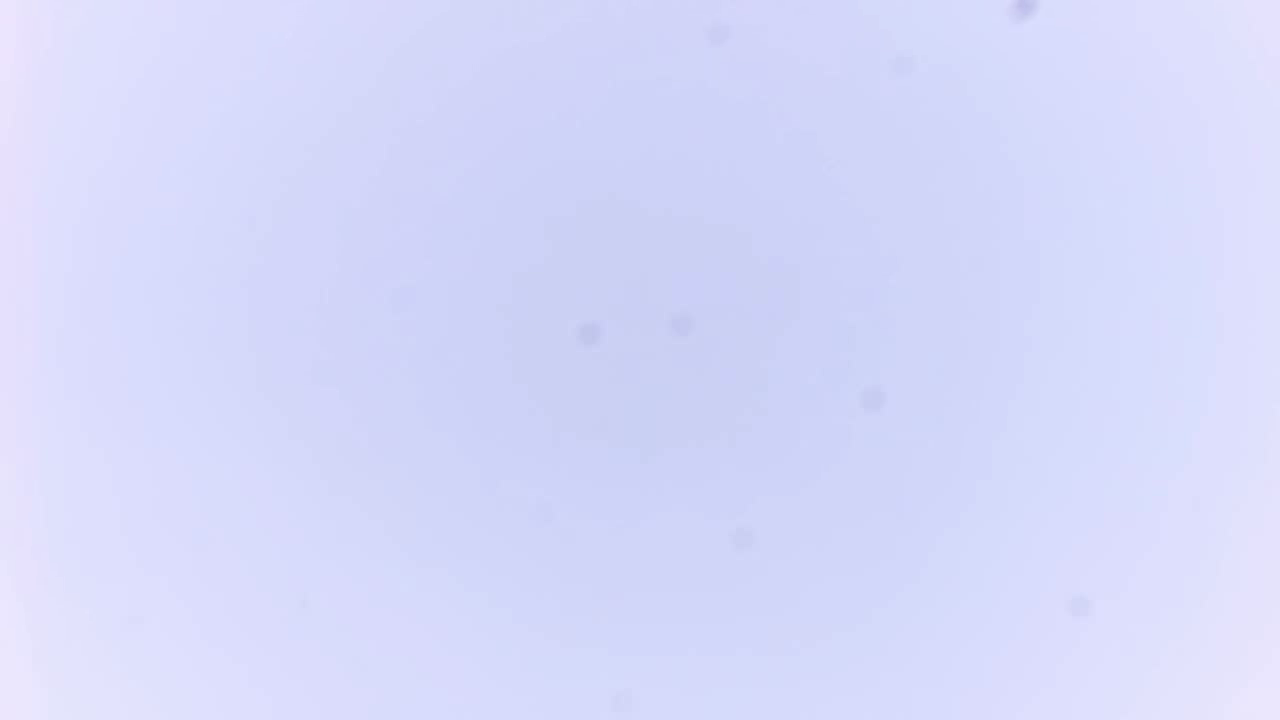
#> input picture frame 100 of dev_tests/detectTest.mp4, 1280 x 720 px, given in place of cam0, which was not available
$ python websocket_blob_follower.py
#> lines starting #> are read from the running program, lines starting #| are printed output that depends on the picture; pictures that were not available may be replaced by others from this repository, and a replacement may not be noted
#!/usr/bin/env python3
"""
WebSocket-based blob follower for RTSP streams with pan/tilt control.
Supports both blob detection and MOSSE tracking methods.

Usage:
  python websocket_blob_follower.py --rtsp-url rtsp://camera:554/stream
  python websocket_blob_follower.py --rtsp-url rtsp://camera:554/stream --detection-method mosse
"""

import cv2
import numpy as np
import threading
import time
import argparse
import json

# Try to import websocket library with fallback
try:
    import websocket
    WEBSOCKET_AVAILABLE = True
except ImportError:
    print("Warning: websocket-client library not found. Install with: pip install websocket-client")
    print("WebSocket functionality will be disabled.")
    WEBSOCKET_AVAILABLE = False

class WebSocketPanTiltController:
    """Manages WebSocket connection for pan/tilt control."""

    def __init__(self, websocket_url):
        if not WEBSOCKET_AVAILABLE:
            print("WebSocket functionality disabled - library not available")
            self.websocket_url = None
            self.websocket = None
            self.connected = False
            self.lock = threading.Lock()
            self.should_reconnect = False
            return

        self.websocket_url = websocket_url
        self.websocket = None
        self.connected = False
        self.lock = threading.Lock()
        self.should_reconnect = True
        self.reconnect_delay = 1.0  # Start with 1 second delay
        self.max_reconnect_delay = 30.0  # Max 30 second delay

        # Start connection in background thread
        self.connection_thread = threading.Thread(target=self._connect, daemon=True)
        self.connection_thread.start()

    def _connect(self):
        """Establish WebSocket connection in background thread."""
        if not WEBSOCKET_AVAILABLE:
            return

        while self.should_reconnect:
            try:
                print(f"Attempting to connect to WebSocket at {self.websocket_url}")

                # Try to resolve the hostname first
                try:
                    import socket
                    if self.websocket_url.startswith("ws://"):
                        host = self.websocket_url[5:].split(":")[0]
                        port = int(self.websocket_url[5:].split(":")[1].split("/")[0])
                        socket.gethostbyname(host)
                        print(f"✓ Hostname resolved: {host}:{port}")
                    else:
                        print("ℹ Using direct connection")
                except Exception as e:
                    print(f"⚠ Warning: Could not resolve hostname: {e}")

                self.websocket = websocket.create_connection(self.websocket_url, timeout=5)

                with self.lock:
                    self.connected = True
                    self.reconnect_delay = 1.0  # Reset delay on successful connection

                print(f"Connected to WebSocket at {self.websocket_url}")

                # Keep connection alive and monitor health
                while self.connected and self.should_reconnect:
                    try:
                        # Send ping to keep connection alive
                        try:
                            self.websocket.ping()
                        except (BrokenPipeError, ConnectionResetError, OSError) as e:
                            print(f"Connection error during ping: {e}")
                            break

                        # Check if connection is still responsive
                        if hasattr(self.websocket, 'sock') and self.websocket.sock:
                            # Try to get socket info to check if it's still alive
                            try:
                                self.websocket.sock.getpeername()
                            except (OSError, ConnectionError, BrokenPipeError, ConnectionResetError):
                                print("WebSocket connection lost, will reconnect...")
                                break

                        time.sleep(1)

                    except (websocket.WebSocketConnectionClosedException,
                           websocket.WebSocketBadStatusException,
                           OSError, ConnectionError, BrokenPipeError, ConnectionResetError) as e:
                        print(f"WebSocket connection error: {e}")
                        break

            except websocket.WebSocketConnectionClosedException as e:
                print(f"WebSocket connection closed: {e}")
                with self.lock:
                    self.connected = False
            except websocket.WebSocketBadStatusException as e:
                print(f"WebSocket bad status: {e}")
                with self.lock:
                    self.connected = False
            except websocket.WebSocketTimeoutException as e:
                print(f"WebSocket connection timeout: {e}")
                with self.lock:
                    self.connected = False
            except OSError as e:
                if "Connection refused" in str(e):
                    print(f"Connection refused - server may not be running at {self.websocket_url}")
                elif "No route to host" in str(e):
                    print(f"No route to host - check network connectivity to {self.websocket_url}")
                else:
                    print(f"OS Error during connection: {e}")
                with self.lock:
                    self.connected = False
            except Exception as e:
                print(f"Failed to connect to WebSocket: {e}")
                with self.lock:
                    self.connected = False

            # If we get here, connection was lost or failed
            with self.lock:
                self.connected = False

            if self.websocket:
                try:
                    self.websocket.close()
                except:
                    pass
                self.websocket = None

            # Wait before reconnecting, with exponential backoff
            if self.should_reconnect:
                print(f"Reconnecting in {self.reconnect_delay:.1f} seconds...")
                time.sleep(self.reconnect_delay)
                self.reconnect_delay = min(self.reconnect_delay * 2, self.max_reconnect_delay)

    # [45 lines left out: function send_command, not called in this run]

    def is_connected(self):
        """Check if WebSocket is currently connected."""
        if not WEBSOCKET_AVAILABLE:
            return False
        with self.lock:
            return self.connected and self.websocket is not None

    def close(self):
        """Close WebSocket connection."""
        self.should_reconnect = False
        with self.lock:
            self.connected = False

        if self.websocket:
            try:
                self.websocket.close()
            except:
                pass
            self.websocket = None

class RTSPStreamProcessor:
    """Handles RTSP stream connection and frame processing."""

    def __init__(self, rtsp_url, frame_skip=2, resize_factor=0.5, buffer_size=3):
        self.rtsp_url = rtsp_url
        self.frame_skip = frame_skip
        self.resize_factor = resize_factor
        self.buffer_size = buffer_size
        self.cap = None
        self.frame_count = 0

    def connect(self):
        """Connect to RTSP stream."""
        try:
            self.cap = cv2.VideoCapture(self.rtsp_url)
            if not self.cap.isOpened():
                raise Exception(f"Could not open RTSP stream: {self.rtsp_url}")

            # Set buffer size to reduce latency
            self.cap.set(cv2.CAP_PROP_BUFFERSIZE, self.buffer_size)
            print(f"Connected to RTSP stream: {self.rtsp_url}")
            return True

        except Exception as e:
            print(f"Failed to connect to RTSP stream: {e}")
            return False

    def read_frame(self):
        """Read and process a frame from the stream."""
        if self.cap is None or not self.cap.isOpened():
            return None

        # Skip frames for performance
        for _ in range(self.frame_skip):
            self.cap.grab()

        ret, frame = self.cap.read()
#> frame is the input picture: shape (720, 1280, 3); mean B, G, R 250.1, 216.9, 213.6
        if not ret:
            return None

        self.frame_count += 1

        # Resize frame if needed
        if self.resize_factor != 1.0:
            frame = cv2.resize(frame, None,
                             fx=self.resize_factor, fy=self.resize_factor,
                             interpolation=cv2.INTER_AREA)
#> frame: shape (360, 640, 3)

        return frame

    def close(self):
        """Close RTSP connection."""
        if self.cap:
            self.cap.release()

class MoonBlobDetector:
    """Detects moon-like objects using blob detection, contours, and Hough circles."""

    def __init__(self, min_blob_area=64000, max_blob_area=80000,
                 min_circularity=0.2, min_convexity=0.8,
                 min_inertia_ratio=0.4, brightness_threshold=100):
        self.min_blob_area = min_blob_area
        self.max_blob_area = max_blob_area
        self.min_circularity = min_circularity
        self.min_convexity = min_convexity
        self.min_inertia_ratio = min_inertia_ratio
        self.brightness_threshold = brightness_threshold

        # Create blob detector
        params = cv2.SimpleBlobDetector_Params()
        params.minArea = self.min_blob_area
        params.maxArea = self.max_blob_area
        params.minCircularity = self.min_circularity
        params.minConvexity = self.min_convexity
        params.minInertiaRatio = self.min_inertia_ratio
        params.filterByColor = True
        params.blobColor = 255  # White blobs

        self.blob_detector = cv2.SimpleBlobDetector_create(params)

    def detect(self, frame):
        """Detect moon-like objects using multiple methods."""
        gray = cv2.cvtColor(frame, cv2.COLOR_BGR2GRAY)
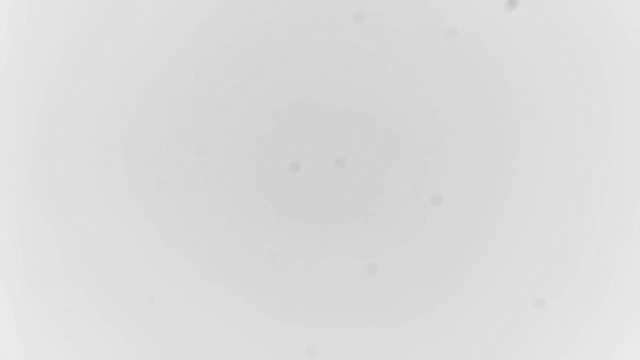
#> gray: shape (360, 640); min 196, max 235, mean 219.7

        # Method 1: Blob detection
        keypoints = self.blob_detector.detect(gray)
#> keypoints = ()
        if keypoints:
            # Get the largest blob
            largest_kp = max(keypoints, key=lambda x: x.size)
            if largest_kp.size >= self.min_blob_area:
                return (int(largest_kp.pt[0]), int(largest_kp.pt[1]),
                       int(largest_kp.size), int(largest_kp.size))

        # Method 2: Contour detection with brightness threshold
        _, thresh = cv2.threshold(gray, self.brightness_threshold, 255, cv2.THRESH_BINARY)
#> thresh: shape (360, 640); every value is 255
        contours, _ = cv2.findContours(thresh, cv2.RETR_EXTERNAL, cv2.CHAIN_APPROX_SIMPLE)
#> contours = [[[0, 0], [0, 359], [639, 359], [639, 0]]]

        best_contour = None
        best_area = 0

        for contour in contours:
            area = cv2.contourArea(contour)
            if self.min_blob_area <= area <= self.max_blob_area:
                # Check circularity
                perimeter = cv2.arcLength(contour, True)
                if perimeter > 0:
                    circularity = 4 * np.pi * area / (perimeter * perimeter)
                    if circularity >= self.min_circularity:
                        if area > best_area:
                            best_area = area
                            best_contour = contour
#> this loop made 1 pass
#> (contour, area) on pass 1: ([[0, 0], [0, 359], [639, 359], [639, 0]], 229401)
#> after the loop, best_area = 0

        if best_contour is not None:
            x, y, w, h = cv2.boundingRect(best_contour)
            return (x + w//2, y + h//2, w, h)

        # Method 3: Hough circles
        circles = cv2.HoughCircles(gray, cv2.HOUGH_GRADIENT, dp=1, minDist=50,
                                 param1=50, param2=30, minRadius=100, maxRadius=200)
#> circles = None

        if circles is not None:
            circles = np.uint16(np.around(circles))
            for circle in circles[0, :]:
                x, y, r = circle[0], circle[1], circle[2]
                area = np.pi * r * r
                if self.min_blob_area <= area <= self.max_blob_area:
                    return (x, y, r*2, r*2)

        return None

class MOSSETracker:
    """MOSSE tracker for continuous object tracking."""

    # [72 lines left out: functions __init__, create_tracker, detect_plane_bbox, detect, not called in this run]

class WebSocketBlobFollower:
    """Main class for following objects with pan/tilt control."""

    def __init__(self, rtsp_url, websocket_url="ws://frodo.local:8765",
                 frame_skip=2, resize_factor=0.5, buffer_size=3,
                 enable_pan_tilt=True, detection_method="blob"):
        self.rtsp_processor = RTSPStreamProcessor(rtsp_url, frame_skip, resize_factor, buffer_size)

        # Initialize detection method
        if detection_method == "mosse":
            self.detector = MOSSETracker()
        else:
            self.detector = MoonBlobDetector()

        self.pan_tilt_controller = None
        if enable_pan_tilt:
            self.pan_tilt_controller = WebSocketPanTiltController(websocket_url)

        # Pan/tilt control parameters
        self.center_x = None
        self.center_y = None
        self.pan_threshold = 50
        self.tilt_threshold = 50
        self.pan_speed = 1
        self.tilt_speed = 1

        # Smoothing for object center
        self.smooth_center = None
        self.smoothing_factor = 0.7

        # Performance tracking
        self.fps_counter = 0
        self.fps_start_time = time.time()
        self.current_fps = 0

    def update_fps(self):
        """Update FPS calculation."""
        self.fps_counter += 1
        if time.time() - self.fps_start_time >= 1.0:
            self.current_fps = self.fps_counter
            self.fps_counter = 0
            self.fps_start_time = time.time()

    # [51 lines left out: functions smooth_center_point, calculate_pan_tilt, not called in this run]

    def run(self):
        """Main processing loop."""
        if not self.rtsp_processor.connect():
            print("Failed to connect to RTSP stream")
            return

        print("Starting object tracking...")
        print("Press 'q' to quit, 'p' to pause")

        paused = False

        try:
            while True:
                if not paused:
                    frame = self.rtsp_processor.read_frame()
                    if frame is None:
                        print("Failed to read frame, retrying...")
                        time.sleep(0.1)
                        continue

                    # Detect object
                    detection_result = self.detector.detect(frame)
#> detection_result = None

                    if detection_result is not None:
                        if len(detection_result) == 4:  # x, y, w, h
                            x, y, w, h = detection_result
                            center = (x + w//2, y + h//2)
                        else:  # x, y
                            center = detection_result

                        # Smooth the center point
                        smooth_center = self.smooth_center_point(center)

                        # Draw detection overlay
                        if len(detection_result) == 4:
                            cv2.rectangle(frame, (x, y), (x + w, y + h), (0, 255, 0), 2)
                        cv2.circle(frame, smooth_center, 5, (0, 0, 255), -1)

                        # Calculate and send pan/tilt commands
                        self.calculate_pan_tilt(smooth_center, frame.shape)

                    # Update FPS
                    self.update_fps()

                    # Draw FPS overlay
                    cv2.putText(frame, f"FPS: {self.current_fps}", (10, 30),
                               cv2.FONT_HERSHEY_SIMPLEX, 1, (0, 255, 0), 2)

                    # Draw connection status
                    if self.pan_tilt_controller:
                        status = "Connected" if self.pan_tilt_controller.is_connected() else "Disconnected"
                        color = (0, 255, 0) if self.pan_tilt_controller.is_connected() else (0, 0, 255)
                        cv2.putText(frame, f"WebSocket: {status}", (10, 70),
                                   cv2.FONT_HERSHEY_SIMPLEX, 0.7, color, 2)
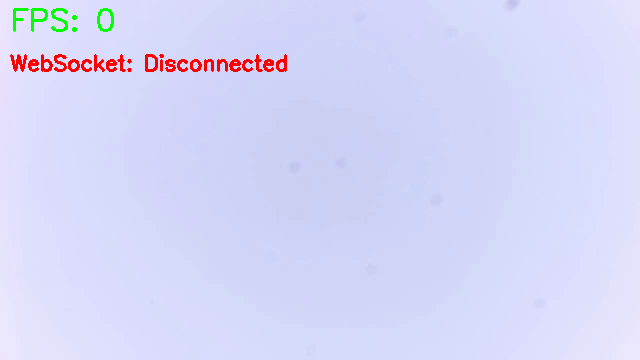
#> frame: shape (360, 640, 3); mean B, G, R 247.1, 215.1, 213.4

                    # Show frame
                    cv2.imshow("Object Tracking", frame)

                # Handle key presses
                key = cv2.waitKey(1) & 0xFF
#> (key q is pressed here)
                if key == ord('q'):
                    break
                elif key == ord('p'):
                    paused = not paused
                    print("Paused" if paused else "Resumed")

        except KeyboardInterrupt:
            print("\nInterrupted by user")

        finally:
            self.cleanup()

    def cleanup(self):
        """Clean up resources."""
        if self.pan_tilt_controller:
            self.pan_tilt_controller.close()
        self.rtsp_processor.close()
        cv2.destroyAllWindows()

def main():
    parser = argparse.ArgumentParser(description="WebSocket-based object follower for RTSP streams")
    parser.add_argument('--rtsp-url', default='rtsp://localhost:8554/cam0',
                       help='RTSP stream URL (default: rtsp://localhost:8554/cam0)')
    parser.add_argument('--websocket-url', default="ws://frodo.local:8765",
                       help='WebSocket server URL (default: ws://frodo.local:8765)')
    parser.add_argument('--frame-skip', type=int, default=2,
                       help='Number of frames to skip for performance (default: 2)')
    parser.add_argument('--resize-factor', type=float, default=0.5,
                       help='Frame resize factor for performance (default: 0.5)')
    parser.add_argument('--buffer-size', type=int, default=3,
                       help='Camera buffer size (default: 3)')
    parser.add_argument('--detection-method', choices=['blob', 'mosse'], default='blob',
                       help='Detection method: blob (default) or mosse tracker')
    parser.add_argument('--disable-pan-tilt', action='store_true',
                       help='Disable automatic pan/tilt control')

    args = parser.parse_args()

    # Check WebSocket availability
    if not WEBSOCKET_AVAILABLE and not args.disable_pan_tilt:
        print("Warning: WebSocket library not available. Pan/tilt control will be disabled.")
        args.disable_pan_tilt = True

    follower = WebSocketBlobFollower(
        rtsp_url=args.rtsp_url,
        websocket_url=args.websocket_url,
        frame_skip=args.frame_skip,
        resize_factor=args.resize_factor,
        buffer_size=args.buffer_size,
        enable_pan_tilt=not args.disable_pan_tilt,
        detection_method=args.detection_method
    )

    try:
        follower.run()
    except KeyboardInterrupt:
        print("\nInterrupted by user")
    except Exception as e:
        print(f"Error: {e}")
        import traceback
        traceback.print_exc()
    finally:
        follower.cleanup()

if __name__ == "__main__":
    main()

$ run again, starting later in the video
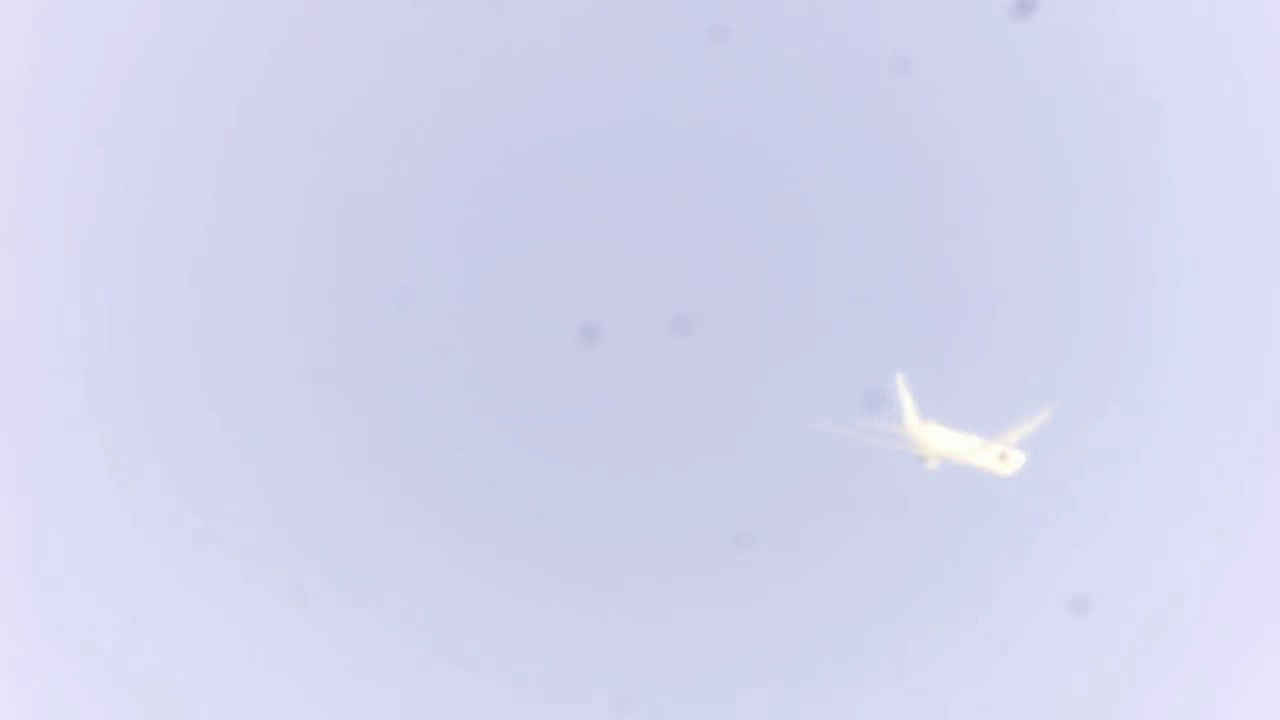
#> input picture frame 803 of dev_tests/detectTest.mp4, 1280 x 720 px, given in place of cam0, which was not available
#> in read_frame, frame is the input picture: shape (720, 1280, 3); mean B, G, R 237.9, 212.6, 210.5
#> keypoints = ()
#> thresh: shape (360, 640); every value is 255
#> contours = [[[0, 0], [0, 359], [639, 359], [639, 0]]]
#> the loop in detect, `for contour in contours:` made 1 pass
#> (contour, area) on pass 1: ([[0, 0], [0, 359], [639, 359], [639, 0]], 229401)
#> after the loop in detect, `for contour in contours:`: best_area = 0
#> circles = None
#> in run, `cv2.putText(frame, f"WebSocket: {status}", (10, 70), cv2.FONT_HERSHEY_..`:
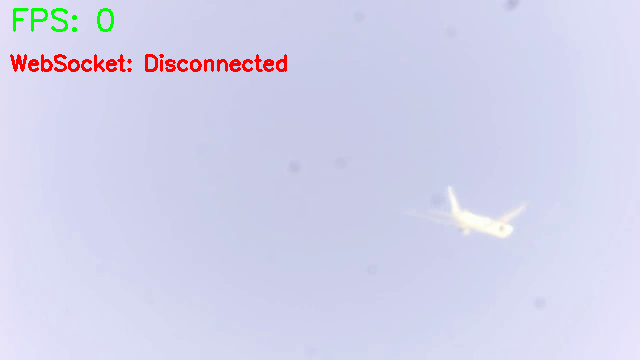
#> frame: shape (360, 640, 3); mean B, G, R 235.1, 210.9, 210.2
